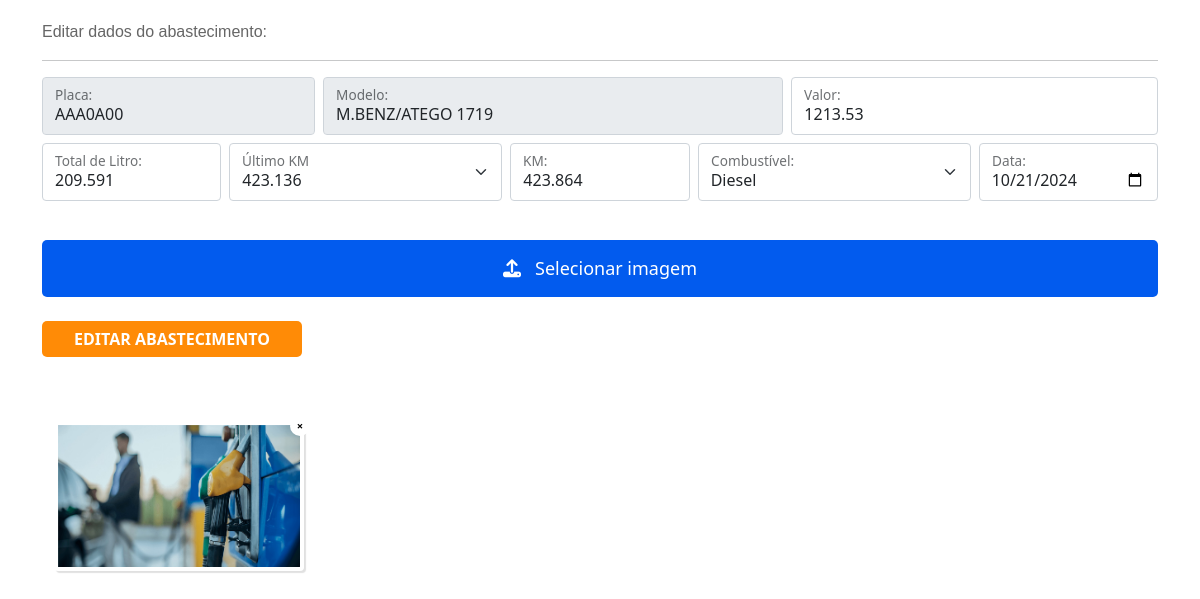
Page /editar_abastecimento?id=445 on the committed database.
### tables this page shows
CREATE TABLE IF NOT EXISTS `abastecimento` (
  `abast_id` int NOT NULL AUTO_INCREMENT,
  `veiculo_id` int NOT NULL,
  `abast_veiculo` varchar(50) NOT NULL,
  `abast_placa` varchar(50) NOT NULL,
  `abast_valor` varchar(255) NOT NULL,
  `abast_valor_litro` varchar(255) NOT NULL,
  `abast_total_litro` varchar(255) NOT NULL,
  `abast_km_anterior` varchar(50) NOT NULL,
  `abast_km` varchar(50) NOT NULL,
  `abast_km_rodado` varchar(50) DEFAULT NULL,
  `abast_media` varchar(50) DEFAULT NULL,
  `abast_combustivel` varchar(50) NOT NULL,
  `abast_data` date NOT NULL,
  `cad_autor` varchar(255) NOT NULL,
  PRIMARY KEY (`abast_id`)
);

CREATE TABLE IF NOT EXISTS `abastecimento_img` (
  `img_id` int NOT NULL AUTO_INCREMENT,
  `abast_id` int NOT NULL,
  `img_path` varchar(255) NOT NULL,
  PRIMARY KEY (`img_id`)
);

### editar_abastecimento.php (the view, shortened to what this page needs)
<?php
require_once "_app/conf.php";
$id = filter_input(INPUT_GET, 'id', FILTER_VALIDATE_INT);
$abastecimento = "SELECT * FROM abastecimento WHERE abast_id =:id";
$abast_veiculo = $pdo->prepare($abastecimento);
$abast_veiculo->bindParam(':id', $id);
$abast_veiculo->execute();
$abast = $abast_veiculo->fetch(PDO::FETCH_ASSOC);
?>
<!doctype html>
<html lang="pt-br">
<head>
  <link href="css/style.css" rel="stylesheet">
  <link href="https://cdn.jsdelivr.net/npm/bootstrap@5.0.2/dist/css/bootstrap.min.css" rel="stylesheet">
  <link rel="stylesheet" href="https://cdn.jsdelivr.net/npm/@fortawesome/fontawesome-free@6.1.2/css/fontawesome.min.css">
</head>
<body>
  <article class="container">
    <label class="titulo">Editar dados do abastecimento:</label>
    <hr>
    <form method="POST" action="actions/editar_abastecimento.php" enctype="multipart/form-data">
      <div class="row g-2">
        <div class="col-md-3">
          <div class="form-floating">
            <input readonly type="text" class="form-control" name="abast_placa" id="placa" value="<?php if (isset($abast['abast_placa'])) echo $abast['abast_placa']; ?>" />
            <label for="floatingInputGrid">Placa:</label>
          </div>
        </div>
        <div class="col-md-5">
          <div class="form-floating">
            <input readonly type="text" class="form-control" name="abast_veiculo" id="abast_veiculo" value="<?php if (isset($abast['abast_veiculo'])) echo $abast['abast_veiculo']; ?>" />
            <label for="floatingInputGrid">Modelo:</label>
          </div>
        </div>
        <div class="col-md-4">
          <div class="form-floating">
            <input type="text" class="maskMoney form-control" maxlength="9" name="abast_valor" id="input3" value="<?php if (isset($abast['abast_valor'])) echo $abast['abast_valor']; ?>" required />
            <label for="floatingInputGrid">Valor:</label>
          </div>
        </div>
        <div class="col-md-2">
          <div class="form-floating">
            <input type="text" class="maskMoney form-control" maxlength="9" name="abast_total_litro" id="input4" value="<?php if (isset($abast['abast_total_litro'])) echo $abast['abast_total_litro']; ?>" required />
            <label for="floatingInputGrid">Total de Litro:</label>
          </div>
        </div>
        <?php
        $sql = "SELECT * FROM abastecimento WHERE abast_id < :id AND abast_placa = :abast_placa ORDER BY abast_id DESC LIMIT 1";
        $stmt = $pdo->prepare($sql);
        $stmt->bindParam(':id', $id);
        $stmt->bindParam(':abast_placa', $abast['abast_placa']);
        $stmt->execute();
        $lastRecord = $stmt->fetch(PDO::FETCH_ASSOC);
        ?>
        <div class="col-md-3">
          <div class="form-floating">
            <select name="abast_km_anterior" id="abast_km_anterior" class="form-select">
              <option selected value="<?php if (isset($lastRecord['abast_km'])) : echo $lastRecord['abast_km'];
                                      else : echo '0';
                                      endif; ?>">
                <?php if (isset($lastRecord['abast_km'])) : echo $lastRecord['abast_km'];
                else : echo 'Sem Histórico';
                endif; ?>
              </option>
            </select>
            <label for="abast_km_anterior">Último KM</label>
          </div>
        </div>
        <div class="col-md-2">
          <div class="form-floating">
            <input type="text" class="form-control" maxlength="7" name="abast_km" id="input2" value="<?php if (isset($abast['abast_km'])) echo $abast['abast_km']; ?>" required />
            <label for="floatingInputGrid">KM:</label>
          </div>
        </div>
        <div class="col-md-3">
          <div class="form-floating">
            <select class="form-select" name="abast_combustivel" id="abast_combustivel">
              <?php
              if ($abast['abast_combustivel'] == 0) :
                echo "<option selected value='0'> Gasolina </option>";
              elseif ($abast['abast_combustivel'] == 1) :
                echo "<option selected disabled='disabled' value=''> Selecione o combustível </option>";
                echo "<option value='0'> Gasolina </option>";
                echo "<option value='3'> Etanol </option>";
              elseif ($abast['abast_combustivel'] == 2) :
                echo "<option selected disabled='disabled' value=''> Selecione o combustível </option>";
                echo "<option value='0'> Gasolina </option>";
                echo "<option value='3'> Etanol </option>";
                echo "<option value='5'> GNV </option>";
              elseif ($abast['abast_combustivel'] == 3) :
                echo "<option selected value='3'> Etanol </option>";
              elseif ($abast['abast_combustivel'] == 4) :
                echo "<option selected value='4'> Diesel </option>";
              endif;
              ?>
            </select>
            <label for="floatingSelectGrid">Combustível:</label>
          </div>
        </div>
        <div class="col-md-2">
          <div class="form-floating">
            <input type="date" class="form-control" name="abast_data" id="input5" value="<?= $abast['abast_data']; ?>" required />
            <label for="floatingInputGrid">Data:</label>
          </div>
        </div>
      </div>
      <br />
      <div class="col-md-12">
        <label id="foto" for="upload-img"><i class="fa fa-upload" aria-hidden="true"></i> &nbsp; Selecionar imagem</label>
      </div>
      <br />
      <input type="submit" name="submitBtn" id="submitBtn" value="Editar Abastecimento" class="btn-orange">
    </form>
    <?php
    $imagens = "SELECT * FROM abastecimento_img WHERE abast_id = :abast_id";
    $imgs = $pdo->prepare($imagens);
    $imgs->bindParam(':abast_id', $id);
    $imgs->execute();
    $images = $imgs->fetchAll(PDO::FETCH_ASSOC);
    ?>
    <div class="container mt-5">
      <div id="image-gallery" class="row">
        <?php foreach ($images as $img) : ?>
          <div class="col-md-3 position-relative">
            <div class="wrapper-thumb">
              <form method="POST" onsubmit="return confirm('Tem certeza que deseja excluir esta imagem?');">
                <span data-id='<?= $img['abast_id']; ?>' data-img-id='<?= $img['img_id']; ?>' class="remove-btn remove-img">&times;</span>
              </form>
              <a data-id='<?= $img['abast_id']; ?>' data-img-id='<?= $img['img_id']; ?>' class="foto" title="Ver Fotos">
                <img src="imagens/<?= $img['img_path'] ?>" class="img-preview-thumb">
              </a>
            </div>
          </div>
        <?php endforeach; ?>
      </div>
    </div>
  </article>
</body>
</html>

### css/style.css (style rules this page uses)
.titulo { font-family: "Trebuchet MS", Arial, Helvetica, sans-serif;font-size: 16px;color: #666;margin-top: 20px }
#foto { display: block;position: relative;width: 100%;background-color: #025bee;color: #fff;font-size: 18px;text-align: center;padding: 15px;border-radius: 5px;cursor: pointer; margin-top: 15px; }
.btn-orange { padding: 4px 30px;background: #ff8b06;text-transform: uppercase;font-weight: bold;border-radius: 5px; border-color:transparent;outline: 10px; }
.btn-orange { cursor: pointer;font-size: 1.0em;color: #fff; text-decoration: none; }
.wrapper-thumb { position: relative;display:inline-block;margin: 1rem 0;justify-content: space-around; }
.img-preview-thumb { background: transparent;border: 1px solid none;border-radius: 0.25rem;box-shadow: 0.125rem 0.125rem 0.0625rem rgba(0, 0, 0, 0.12); margin-right: 1rem;max-width: 250px;padding: 0.25rem;width: 250px;height: 150px; }
.remove-btn { position:absolute;display:flex;justify-content:center;align-items:center;font-size:.7rem;top:-5px; right:10px;width:20px;height:20px;color:#000;background:rgb(255, 255, 255);border-radius:10px;font-weight:bold;cursor:pointer; }
#image-gallery { display: flex;flex-wrap: wrap;gap: 10px; }

### rows in the picture
abastecimento: abast_placa "AAA0A00", abast_veiculo "M.BENZ/ATEGO 1719", abast_valor "1213.53", abast_total_litro "209.591", abast_km "423.864", abast_combustivel "Diesel", abast_data "10/21/2024"
abastecimento: abast_km_anterior "423.136"
abastecimento_img: img_path (picture)
